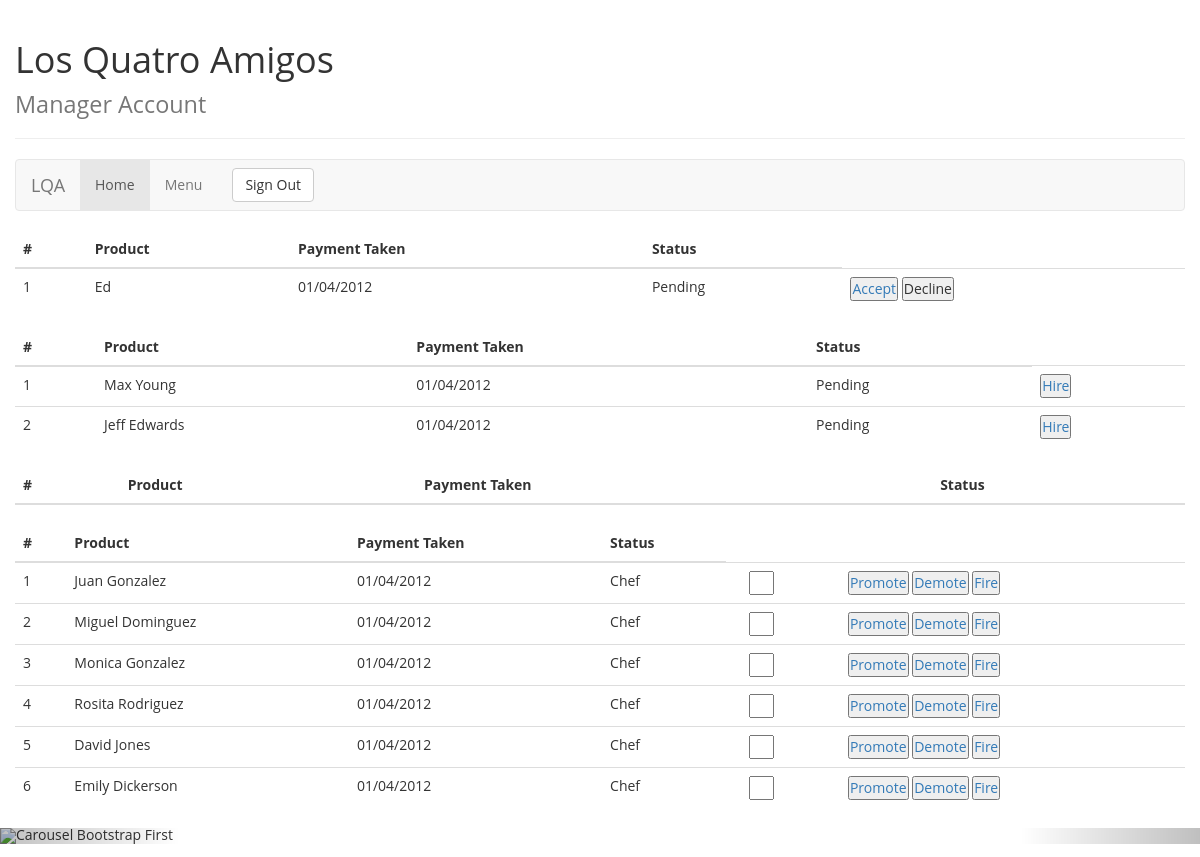
Page /accept_user/Lenny on the committed database.
### tables this page shows
CREATE TABLE users (
    user_id VARCHAR(9) not null,
    f_name varchar(20) not null,
    l_name varchar(40) not null,
    password VARCHAR(20) NOT NULL,
    address varchar(40) not null,
    city varchar(20) not null,
    state nchar(2) not null,
    postal nchar(5) not null,
    apt varchar(5),
    phone nchar(10) not null,
    memb_since DATE not null,
    acc_funds decimal(7,2) not null,
    registered nchar(1) not null,
    warnings int,
    PRIMARY KEY (user_id)
    );

CREATE TABLE employees (
    emp_id VARCHAR(5) not null,
    password varchar(20) not null,
    emp_fname varchar(20) not null,
    emp_lname varchar(20) not null,
    address varchar(40) not null,
    city varchar(20) not null,
    state nchar(2) not null,
    postal char(5) not null,
    apt varchar(5),
    phone nchar(10) not null,
    ssn varchar(9),
    birthdate DATE not null,
    salary decimal(5,2) not null,
    date_hired [timestamp] timestamp,
    hired nchar(1) not null,
    demotions int,
    compliments int,
    complaints int,
    PRIMARY KEY (emp_id)
    );

### app/models/views.py (the view)
@app.route('/accept_user/<user>', methods=['GET'])
def accept_user(user):
    register(user)
    return view_management_page()

### app/models/models.py (called while the page is built)
def select_all_unregistered_users():
    with sql.connect("losquatroamigos.db") as con:
        cur = con.cursor()
        result = cur.execute("SELECT * FROM users WHERE registered = 0").fetchall()
    return result

def select_all_registered_users():
    with sql.connect("losquatroamigos.db") as con:
        cur = con.cursor()
        result = cur.execute("SELECT * FROM users").fetchall()
    return result

def select_all_hired_employees():
    with sql.connect("losquatroamigos.db") as con:
        cur = con.cursor()
        result = cur.execute("SELECT * FROM employees WHERE hired = 1").fetchall()
    return result

def select_all_pending_employees():
    with sql.connect("losquatroamigos.db") as con:
        cur = con.cursor()
        result = cur.execute("SELECT * FROM employees WHERE hired = 0").fetchall()
    return result

def register(user_id):
    with sql.connect("losquatroamigos.db") as con:
        cur = con.cursor()
        cur.execute("UPDATE users SET registered=1 WHERE user_id = '%s'" %user_id)
        con.commit()

### app/models/views.py (called while the page is built)
@app.route('/loginManager')
def view_management_page():
    unregistered_users = select_all_unregistered_users()
    registered = select_all_registered_users()
    hired_employees = select_all_hired_employees()
    unhired_employees = select_all_pending_employees()
    return render_template("loginMANAGER.html", registered_users=registered, unregistered=unregistered_users, hired_employees=hired_employees, unhired_employees=unhired_employees )

### app/templates/loginMANAGER.html (shortened to what this page needs)
<!DOCTYPE html>
<html lang="en">
  <head>
    <link href="{{ url_for('static', filename='style.css') }}" rel="stylesheet">
    <link href="{{ url_for('static', filename='bootstrap/css/bootstrap.css') }}" rel="stylesheet">
  </head>
  <body>
    <div class="container-fluid">
	<div class="row">
		<div class="col-md-12">
			<div class="page-header">
				<h1>
					Los Quatro Amigos <br> <small> Manager Account </small>
				</h1>
			</div>
			<nav class="navbar navbar-default" role="navigation">
				<div class="navbar-header">
					 <a class="navbar-brand" href="#">LQA</a>
				</div>
				<div class="collapse navbar-collapse" id="bs-example-navbar-collapse-1">
					<ul class="nav navbar-nav">
						<li class="active">
							<a href="#">Home</a>
						</li>
						<li>
							<a href="#">Menu</a>
						</li>
					</ul>
					<form class="navbar-form navbar-left" role="search">
						<button type="submit" class="btn btn-default">
							Sign Out
						</button>
					</form>
				</div>
			</nav>
		</div>
	</div>
	<div class="row">
		<div class="col-md-12">
			<table class="table">
				<thead>
					<tr>
						<th>
							#
						</th>
						<th>
							Product
						</th>
						<th>
							Payment Taken
						</th>
						<th>
							Status
						</th>
					</tr>
				</thead>
				<tbody>
                {% for accept_user in unregistered %}
                <tr>
                    <td>
                         {{ loop.index }}
                    </td>
                    <td>
                        {{ accept_user[1] }}
                    </td>
                    <td>
                        01/04/2012
                    </td>
                    <td>
                        Pending
                    </td>
                    <td>
                        <button type="button" ><a href="{{ url_for('accept_user', user=accept_user[0] ) }}">Accept </a></button>
                        <button type="button">Decline</button>
                    </td>
                </tr>
                {% endfor %}
                </tbody>
			</table>
		</div>
	</div>
	<div class="row">
		<div class="col-md-12">
			<table class="table">
				<thead>
					<tr>
						<th>
							#
						</th>
						<th>
							Product
						</th>
						<th>
							Payment Taken
						</th>
						<th>
							Status
						</th>
					</tr>
				</thead>
				<tbody>
                    {% for unhired_employee in unhired_employees %}
                    <tr>
                        <td>
                             {{ loop.index }}
                        </td>
                        <td>
                            {{ unhired_employee[2] }} {{ unhired_employee[3] }}
                        </td>
                        <td>
                            01/04/2012
                        </td>
                        <td>
                            Pending
                        </td>
                        <td>
                            <button type="button" ><a href="{{ url_for('hire', empl_name=unhired_employee[0]) }}">Hire </a></button>
                        </td>
                    </tr>
                 {% endfor %}
                </tbody>
			</table>
		</div>
	</div>
	<div class="row">
		<div class="col-md-12">
			<table class="table">
				<thead>
					<tr>
						<th>
							#
						</th>
						<th>
							Product
						</th>
						<th>
							Payment Taken
						</th>
						<th>
							Status
						</th>
					</tr>
				</thead>
			</table>
		</div>
	</div>
	<div class="row">
		<div class="col-md-12">
			<table class="table">
					<thead>
						<tr>
							<th>
								#
							</th>
							<th>
								Product
							</th>
							<th>
								Payment Taken
							</th>
							<th>
								Status
							</th>
						</tr>
					</thead>
					<tbody>
                                     {% for employees in hired_employees %}
                                        <tr>
                                            <td>
                                                 {{ loop.index }}
                                            </td>
                                            <td>
                                                {{employees[2]}} {{employees[3]}}
                                            </td>
                                            <td>
                                                01/04/2012
                                            </td>
                                            <td>
                                                Chef
                                            </td>
                                            <td>
                                                <form >
                                                    <span class="glyphicon glyphicon-warning-sign"></span> <input type="text" name="first_name" style="width: 25px"/>
                                                </form>
                                            </td>
                                            <td>
                                                <button type="button" ><a href="{{ url_for('promote', empl_name=employees[0]) }}"> Promote </a></button>
                                                <button type="button" ><a href="{{ url_for('demote', empl_name=employees[0]) }}"> Demote </a></button>
                                                <button type="button" ><a href="{{ url_for('fire', empl_name=employees[0]) }}"> Fire </a></button>
                                            </td>
                                        </tr>
                                     {% endfor %}
                                    </tbody>
			</table>
		</div>
	</div>
</div>
	<div class="carousel slide" id="carousel-361270">
		<ol class="carousel-indicators">
			<li class="active" data-slide-to="1" data-target="#carousel-361270">
			</li>
			<li data-slide-to="2" data-target="#carousel-361270">
			</li>
			<li data-slide-to="3" data-target="#carousel-361270">
			</li>
			<li data-slide-to="4" data-target="#carousel-361270">
			</li>
		</ol>
		<div class="carousel-inner">
			<div class="item active">
				<img alt="Carousel Bootstrap First" src="https://www.okchicas.com/wp-content/uploads/2016/02/Comida-mexicana-17.jpg" style="margin-left: auto; margin-right: auto ">
			</div>
		</div> <a class="left carousel-control" href="#carousel-361270" data-slide="prev"><span class="glyphicon glyphicon-chevron-left"></span></a> <a class="right carousel-control" href="#carousel-361270" data-slide="next"><span class="glyphicon glyphicon-chevron-right"></span></a>
	</div>
  </body>
</html>

### app/static/style.css (style rules this page uses)
* { margin: 0px auto; padding: 0px; font-family: 'Open Sans', sans-serif; }

### rows in the picture
users: f_name "Ed"
employees: emp_fname "Max", emp_lname "Young"
employees: emp_fname "Jeff", emp_lname "Edwards"
employees: emp_fname "Juan", emp_lname "Gonzalez"
employees: emp_fname "Miguel", emp_lname "Dominguez"
employees: emp_fname "Monica", emp_lname "Gonzalez"
employees: emp_fname "Rosita", emp_lname "Rodriguez"
employees: emp_fname "David", emp_lname "Jones"
employees: emp_fname "Emily", emp_lname "Dickerson"
